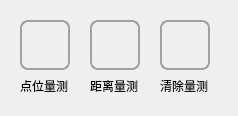
<?xml version="1.0" encoding="UTF-8"?>
<ui version="4.0">
 <class>SpatialForm</class>
 <widget class="QWidget" name="SpatialForm">
  <property name="geometry">
   <rect>
    <x>0</x>
    <y>0</y>
    <width>238</width>
    <height>116</height>
   </rect>
  </property>
  <property name="windowTitle">
   <string>空间分析</string>
  </property>
  <property name="styleSheet">
   <string notr="true">background-image: url(:/img/board_background.jpg);</string>
  </property>
  <widget class="QPushButton" name="pointMeasureBtn">
   <property name="geometry">
    <rect>
     <x>20</x>
     <y>20</y>
     <width>50</width>
     <height>50</height>
    </rect>
   </property>
   <property name="styleSheet">
    <string notr="true">QPushButton#pointMeasureBtn
{
	
	border: 2px solid #9ea1a4;
	border-radius: 8px;
	image: url(:/MyProjectUI/Resources/img/pointMeasure.png);
	
	
}
QPushButton#pointMeasureBtn:hover	
{
	background-color: rgb(188, 255, 250);
	border: 2px solid #9ea1a4;
	border-radius: 8px;
	image: url(:/MyProjectUI/Resources/img/pointMeasure.png);
	
	
}
QPushButton#pointMeasureBtn:pressed
{
	background-color: rgb(0, 255, 255);
	border: 2px solid #9ea1a4;
	border-radius: 8px;
	image: url(:/MyProjectUI/Resources/img/pointMeasure.png);
	
	
}</string>
   </property>
   <property name="text">
    <string/>
   </property>
  </widget>
  <widget class="QPushButton" name="distanceMeasureBtn">
   <property name="geometry">
    <rect>
     <x>90</x>
     <y>20</y>
     <width>50</width>
     <height>50</height>
    </rect>
   </property>
   <property name="minimumSize">
    <size>
     <width>50</width>
     <height>50</height>
    </size>
   </property>
   <property name="maximumSize">
    <size>
     <width>50</width>
     <height>50</height>
    </size>
   </property>
   <property name="styleSheet">
    <string notr="true">QPushButton#distanceMeasureBtn
{
	border: 2px solid #9ea1a4;
	border-radius: 8px;	
    image: url(:/MyProjectUI/Resources/img/distaceMeasure.png)
}
QPushButton#distanceMeasureBtn:hover
{
	background-color: rgb(188, 255, 250);
	border: 2px solid #9ea1a4;
	border-radius: 8px;	
    image: url(:/MyProjectUI/Resources/img/distaceMeasure.png)
}
QPushButton#distanceMeasureBtn:pressed
{
	background-color: rgb(0, 255, 255);
	border: 2px solid #9ea1a4;
	border-radius: 8px;	
    image: url(:/MyProjectUI/Resources/img/distaceMeasure.png)
}</string>
   </property>
   <property name="text">
    <string/>
   </property>
  </widget>
  <widget class="QPushButton" name="clearMeasureBtn">
   <property name="geometry">
    <rect>
     <x>160</x>
     <y>20</y>
     <width>50</width>
     <height>50</height>
    </rect>
   </property>
   <property name="minimumSize">
    <size>
     <width>50</width>
     <height>50</height>
    </size>
   </property>
   <property name="maximumSize">
    <size>
     <width>50</width>
     <height>50</height>
    </size>
   </property>
   <property name="styleSheet">
    <string notr="true">QPushButton#clearMeasureBtn
{
	border: 2px solid #9ea1a4;
	border-radius: 8px;
	image: url(:/MyProjectUI/Resources/img/clear.png);
}
QPushButton#clearMeasureBtn:hover	
{
	background-color: rgb(188, 255, 250);
	border: 2px solid #9ea1a4;
	border-radius: 8px;
	image: url(:/MyProjectUI/Resources/img/clear.png);
}
QPushButton#clearMeasureBtn:pressed
{
	background-color: rgb(0, 255, 255);
	border: 2px solid #9ea1a4;
	border-radius: 8px;
	image: url(:/MyProjectUI/Resources/img/clear.png);
}</string>
   </property>
   <property name="text">
    <string/>
   </property>
  </widget>
  <widget class="QLabel" name="label">
   <property name="geometry">
    <rect>
     <x>20</x>
     <y>80</y>
     <width>54</width>
     <height>12</height>
    </rect>
   </property>
   <property name="text">
    <string>点位量测</string>
   </property>
  </widget>
  <widget class="QLabel" name="label_2">
   <property name="geometry">
    <rect>
     <x>90</x>
     <y>80</y>
     <width>54</width>
     <height>12</height>
    </rect>
   </property>
   <property name="text">
    <string>距离量测</string>
   </property>
  </widget>
  <widget class="QLabel" name="label_3">
   <property name="geometry">
    <rect>
     <x>160</x>
     <y>80</y>
     <width>54</width>
     <height>12</height>
    </rect>
   </property>
   <property name="text">
    <string>清除量测</string>
   </property>
  </widget>
 </widget>
 <resources>
  <include location="../../../MyProjectUI/myprojectui.qrc"/>
  <include location="img/spa.qrc"/>
 </resources>
 <connections/>
</ui>
